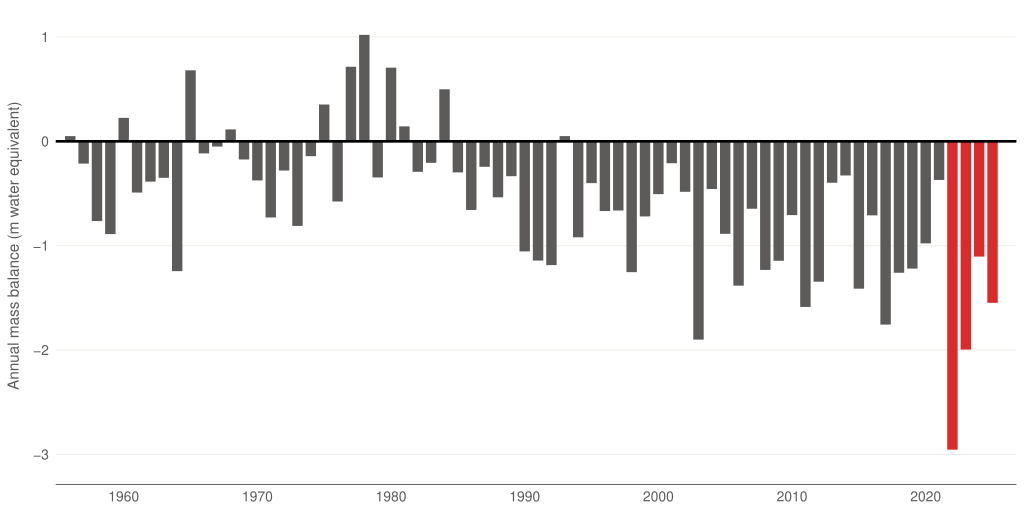

Reproduce this figure in R.
# Task 4 v3 — Swiss glacier annual mass balance, 1956-2025.
# v3 changes vs v2: highlight color switched from copper (warm bronze) to
#   heritage_red (#D92B2B PG brand red). With the v4 palette migration
#   "copper" is now a muted bronze rather than v2's saturated terracotta,
#   which dampened the visual emphasis on the four catastrophic years.
#   Heritage red is the right call here under the new colour discipline:
#   four bars out of seventy is ~5.7% of the chart's ink — true accent
#   ratio, not "thick red graph" — and the data semantically matches red
#   (extreme negative outliers, "danger" framing of accelerating ice loss).
# v2 changes vs v1: highlight color switched from heritage_red (then deep
#   sage, near-identical lightness to alloy) to copper (terracotta) so
#   the four 2022-2025 bars actually contrast against the rest of the
#   series. v3 reverts to heritage_red after the palette migration made
#   it a true red.
# Story: the past four years (2022-2025) lost more ice than the entire
#   34-year period 1956-1989 (−7.6 vs −6.0 m water equivalent).
#
# Aggregation: area-weighted mean of glacier-wide annual mass balance across all
# monitored glaciers each hydrological year. Restricted to 1956+ where >= 10
# glaciers are continuously observed.
#
# Source: GLAMOS (2025). Swiss Glacier Mass Balance, release 2025,
#   Glacier Monitoring Switzerland, doi:10.18750/massbalance.2025.r2025.

setwd("/Users/alexanderweber/Documents/hsg/6_semester/data_visualization_with_ai")

suppressPackageStartupMessages({
  library(dplyr)
  library(tidyr)
  library(readr)
  library(ggplot2)
})

source("design_system.R")

# Same fallback as task_02: cairo + Google Fonts unavailable on this machine,
# fall back to PDF-native sans (Helvetica).
chart_family <- ""

# Header at line 7, units rows at 8-9, data starts at line 10. Skip all header
# rows and assign column names manually.
mb_cols <- c(
  "glacier", "glacier_id",
  "date_start", "date_end_winter", "date_end",
  "Bw_mm_we", "Bs_mm_we", "Ba_mm_we",
  "ELA", "AAR", "area_km2", "h_min", "h_max", "observer"
)

raw <- read_csv(
  "data/task_04/massbalance_fixdate.csv",
  skip = 9,
  col_names = mb_cols,
  show_col_types = FALSE,
  na = c("", "NA")
)

mb <- raw %>%
  mutate(
    hydro_year = as.integer(format(as.Date(date_end), "%Y")),
    Ba_m_we    = as.numeric(Ba_mm_we) / 1000,
    area_km2   = as.numeric(area_km2)
  ) %>%
  filter(!is.na(Ba_m_we), !is.na(area_km2), area_km2 > 0)

# Area-weighted Swiss reference-glacier mean per year
swiss <- mb %>%
  group_by(hydro_year) %>%
  summarise(
    n_glaciers = n(),
    Ba_m_we    = sum(Ba_m_we * area_km2) / sum(area_km2),
    .groups    = "drop"
  ) %>%
  filter(n_glaciers >= 10, hydro_year >= 1956, hydro_year <= 2025) %>%
  arrange(hydro_year)

cat("Swiss-wide aggregate, recent years (sanity check vs GLAMOS published):\n")
swiss %>% filter(hydro_year >= 2020) %>% print()
cat("\n5 most-negative years across the series:\n")
swiss %>% arrange(Ba_m_we) %>% head(5) %>% print()

# Highlight the past four hydrological years (2022-2025)
swiss <- swiss %>%
  mutate(highlight = hydro_year >= 2022)

# Minimum visible bar height — three years had near-zero mass balance
# (1956: +0.004, 1967: -0.0001, 1993: +0.007 m w.e.) that would render as
# invisible gaps. We render them at the minimum visible height (preserving
# the sign of the original measurement) to guarantee every year produces a
# visible bar. Disclosed in the Quarto caption. This affects 3 of 70 bars.
min_visible <- 0.05
swiss <- swiss %>%
  mutate(
    Ba_plot = case_when(
      abs(Ba_m_we) >= min_visible ~ Ba_m_we,
      Ba_m_we >= 0                ~  min_visible,
      TRUE                        ~ -min_visible
    )
  )

# Bracket the recent vs historical period for a comparison annotation
recent_sum <- sum(swiss %>% filter(hydro_year >= 2022) %>% pull(Ba_m_we))
hist_sum   <- sum(swiss %>% filter(hydro_year <= 1989) %>% pull(Ba_m_we))
cat(sprintf("\nSum 2022-2025 (4 yrs):   %.2f m w.e.\n", recent_sum))
cat(sprintf("Sum 1956-1989 (34 yrs): %.2f m w.e.\n", hist_sum))

# Plot. A thickened zero baseline ensures the three near-zero years
# (1956: +0.004, 1967: -0.0001, 1993: +0.007 m w.e.) visibly sit on a
# continuous line rather than reading as gaps between neighbouring bars.
p <- ggplot(swiss, aes(x = hydro_year, y = Ba_plot, fill = highlight)) +
  geom_col(width = 0.78) +
  geom_hline(yintercept = 0, color = pg_palette$onyx, linewidth = 0.9) +
  scale_fill_manual(
    values = c(`FALSE` = pg_palette$alloy, `TRUE` = pg_palette$heritage_red),
    guide  = "none"
  ) +
  scale_x_continuous(
    breaks = seq(1960, 2025, 10),
    expand = expansion(mult = c(0.01, 0.02))
  ) +
  scale_y_continuous(
    breaks = seq(-3, 1, 1),
    limits = c(-3.2, 1.2),
    expand = expansion(mult = c(0.02, 0.02))
  ) +
  labs(
    x = NULL,
    y = "Annual mass balance (m water equivalent)"
  ) +
  theme_pg(base_family = chart_family)

out_pdf <- "iterations/task_04/v3/glacier_mass_balance_v3.pdf"
ggsave(out_pdf, p, width = 26, height = 13, units = "cm", device = "pdf")
cat("Saved:", out_pdf, "\n")
